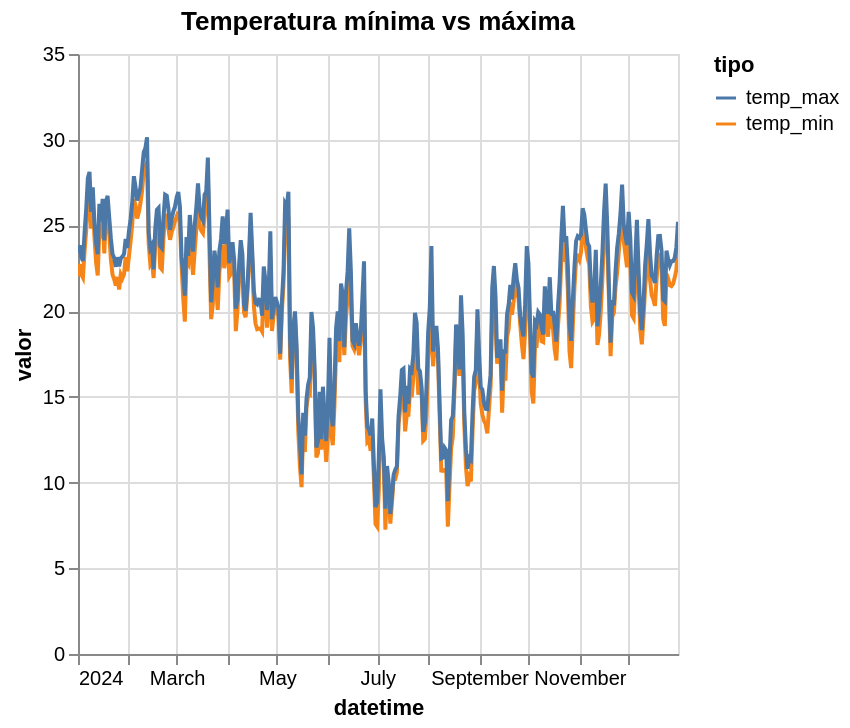

The cell this chart's notebook holds for it:
### Markdown cell above
🌡️ Comparação temperatura min/max

### Code cell
chart_temp_range = alt.Chart(df_daily).transform_fold(
    ['temp_min', 'temp_max'],
    as_=['tipo', 'valor']
).mark_line().encode(
    x='datetime:T',
    y='valor:Q',
    color='tipo:N'
).properties(
    title='Temperatura mínima vs máxima'
).interactive()

chart_temp_range

# =========================================
# 6. Possíveis melhorias
# =========================================

# - Filtrar por período - sim
# - Criar médias diárias - com certeza
# - Criar dashboard com múltiplos gráficos

### Figure 1 — Vega-Lite specification as saved in the notebook (floating-point values rounded to 4 significant figures; data arrays with more than 128 entries replaced by an {"elided": "..."} marker saying what was removed)
{"config": {"view": {"continuousWidth": 300, "continuousHeight": 300}}, "data": {"name": "data-88edf89fc41b6881d40061707ff4c2c4"}, "mark": {"type": "line"}, "encoding": {"color": {"field": "tipo", "type": "nominal"}, "x": {"field": "datetime", "type": "temporal"}, "y": {"field": "valor", "type": "quantitative"}}, "params": [{"name": "param_1e9efca18e7a2868", "select": {"type": "interval", "encodings": ["x", "y"]}, "bind": "scales"}], "title": "Temperatura mínima vs máxima", "transform": [{"fold": ["temp_min", "temp_max"], "as": ["tipo", "valor"]}], "$schema": "https://vega.github.io/schema/vega-lite/v6.1.0.json", "datasets": {"data-88edf89fc41b6881d40061707ff4c2c4": {"elided": "366 records"}}}
